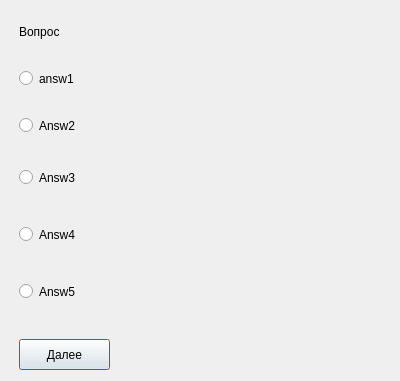
<?xml version="1.0" encoding="UTF-8"?>
<ui version="4.0">
 <class>Test</class>
 <widget class="QDialog" name="Test">
  <property name="geometry">
   <rect>
    <x>0</x>
    <y>0</y>
    <width>400</width>
    <height>381</height>
   </rect>
  </property>
  <property name="sizePolicy">
   <sizepolicy hsizetype="Preferred" vsizetype="Preferred">
    <horstretch>0</horstretch>
    <verstretch>0</verstretch>
   </sizepolicy>
  </property>
  <property name="windowTitle">
   <string>Тестирование</string>
  </property>
  <layout class="QGridLayout" name="gridLayout">
   <item row="0" column="0">
    <layout class="QVBoxLayout" name="verticalLayout">
     <item>
      <widget class="QLabel" name="lbQuestion">
       <property name="minimumSize">
        <size>
         <width>321</width>
         <height>41</height>
        </size>
       </property>
       <property name="text">
        <string>Вопрос</string>
       </property>
       <property name="wordWrap">
        <bool>true</bool>
       </property>
      </widget>
     </item>
     <item>
      <widget class="QRadioButton" name="rbAnsw1">
       <property name="minimumSize">
        <size>
         <width>361</width>
         <height>41</height>
        </size>
       </property>
       <property name="maximumSize">
        <size>
         <width>371</width>
         <height>16777215</height>
        </size>
       </property>
       <property name="text">
        <string>answ1</string>
       </property>
       <attribute name="buttonGroup">
        <string notr="true">buttonGroup</string>
       </attribute>
      </widget>
     </item>
     <item>
      <widget class="QRadioButton" name="rbAnsw2">
       <property name="minimumSize">
        <size>
         <width>361</width>
         <height>41</height>
        </size>
       </property>
       <property name="text">
        <string>Answ2</string>
       </property>
       <attribute name="buttonGroup">
        <string notr="true">buttonGroup</string>
       </attribute>
      </widget>
     </item>
     <item>
      <widget class="QRadioButton" name="rbAnsw3">
       <property name="minimumSize">
        <size>
         <width>361</width>
         <height>51</height>
        </size>
       </property>
       <property name="text">
        <string>Answ3</string>
       </property>
       <attribute name="buttonGroup">
        <string notr="true">buttonGroup</string>
       </attribute>
      </widget>
     </item>
     <item>
      <widget class="QRadioButton" name="rbAnsw4">
       <property name="sizePolicy">
        <sizepolicy hsizetype="Maximum" vsizetype="Fixed">
         <horstretch>0</horstretch>
         <verstretch>0</verstretch>
        </sizepolicy>
       </property>
       <property name="minimumSize">
        <size>
         <width>361</width>
         <height>51</height>
        </size>
       </property>
       <property name="text">
        <string>Answ4</string>
       </property>
       <attribute name="buttonGroup">
        <string notr="true">buttonGroup</string>
       </attribute>
      </widget>
     </item>
     <item>
      <widget class="QRadioButton" name="rbAnsw5">
       <property name="minimumSize">
        <size>
         <width>361</width>
         <height>51</height>
        </size>
       </property>
       <property name="text">
        <string>Answ5</string>
       </property>
       <attribute name="buttonGroup">
        <string notr="true">buttonGroup</string>
       </attribute>
      </widget>
     </item>
     <item>
      <spacer name="verticalSpacer">
       <property name="orientation">
        <enum>Qt::Vertical</enum>
       </property>
       <property name="sizeHint" stdset="0">
        <size>
         <width>20</width>
         <height>13</height>
        </size>
       </property>
      </spacer>
     </item>
     <item>
      <widget class="QPushButton" name="nextBtn">
       <property name="sizePolicy">
        <sizepolicy hsizetype="Fixed" vsizetype="Fixed">
         <horstretch>0</horstretch>
         <verstretch>0</verstretch>
        </sizepolicy>
       </property>
       <property name="minimumSize">
        <size>
         <width>91</width>
         <height>31</height>
        </size>
       </property>
       <property name="text">
        <string>Далее</string>
       </property>
      </widget>
     </item>
    </layout>
   </item>
  </layout>
 </widget>
 <resources/>
 <connections/>
 <buttongroups>
  <buttongroup name="buttonGroup"/>
 </buttongroups>
</ui>
